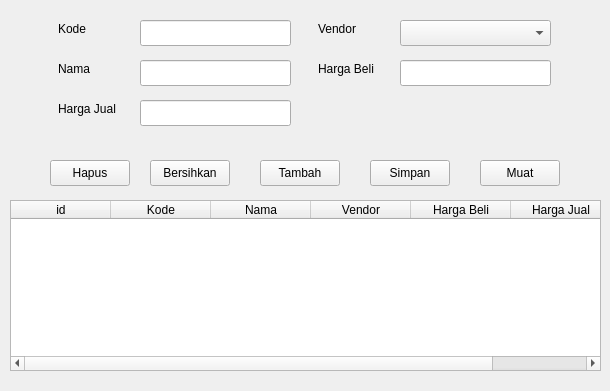
<?xml version="1.0" encoding="UTF-8"?>
<ui version="4.0">
 <class>Form</class>
 <widget class="QWidget" name="Form">
  <property name="geometry">
   <rect>
    <x>0</x>
    <y>0</y>
    <width>610</width>
    <height>391</height>
   </rect>
  </property>
  <property name="windowTitle">
   <string>Form</string>
  </property>
  <widget class="QPushButton" name="pushButtonLoad">
   <property name="geometry">
    <rect>
     <x>480</x>
     <y>160</y>
     <width>80</width>
     <height>26</height>
    </rect>
   </property>
   <property name="text">
    <string>Muat</string>
   </property>
  </widget>
  <widget class="QPushButton" name="pushButtonClear">
   <property name="geometry">
    <rect>
     <x>150</x>
     <y>160</y>
     <width>80</width>
     <height>26</height>
    </rect>
   </property>
   <property name="text">
    <string>Bersihkan</string>
   </property>
  </widget>
  <widget class="QPushButton" name="pushButtonAdd">
   <property name="geometry">
    <rect>
     <x>260</x>
     <y>160</y>
     <width>80</width>
     <height>26</height>
    </rect>
   </property>
   <property name="text">
    <string>Tambah</string>
   </property>
  </widget>
  <widget class="QPushButton" name="pushButtonDelete">
   <property name="geometry">
    <rect>
     <x>50</x>
     <y>160</y>
     <width>80</width>
     <height>26</height>
    </rect>
   </property>
   <property name="text">
    <string>Hapus</string>
   </property>
  </widget>
  <widget class="QPushButton" name="pushButtonSave">
   <property name="geometry">
    <rect>
     <x>370</x>
     <y>160</y>
     <width>80</width>
     <height>26</height>
    </rect>
   </property>
   <property name="text">
    <string>Simpan</string>
   </property>
  </widget>
  <widget class="QTableWidget" name="tableWidget">
   <property name="geometry">
    <rect>
     <x>10</x>
     <y>200</y>
     <width>591</width>
     <height>171</height>
    </rect>
   </property>
   <column>
    <property name="text">
     <string>id</string>
    </property>
   </column>
   <column>
    <property name="text">
     <string>Kode</string>
    </property>
   </column>
   <column>
    <property name="text">
     <string>Nama</string>
    </property>
   </column>
   <column>
    <property name="text">
     <string>Vendor</string>
    </property>
   </column>
   <column>
    <property name="text">
     <string>Harga Beli</string>
    </property>
   </column>
   <column>
    <property name="text">
     <string>Harga Jual</string>
    </property>
   </column>
  </widget>
  <widget class="QLabel" name="label">
   <property name="geometry">
    <rect>
     <x>58</x>
     <y>20</y>
     <width>71</width>
     <height>18</height>
    </rect>
   </property>
   <property name="text">
    <string>Kode</string>
   </property>
  </widget>
  <widget class="QLabel" name="label_2">
   <property name="geometry">
    <rect>
     <x>58</x>
     <y>60</y>
     <width>71</width>
     <height>18</height>
    </rect>
   </property>
   <property name="text">
    <string>Nama</string>
   </property>
  </widget>
  <widget class="QLabel" name="label_3">
   <property name="geometry">
    <rect>
     <x>318</x>
     <y>20</y>
     <width>71</width>
     <height>18</height>
    </rect>
   </property>
   <property name="text">
    <string>Vendor</string>
   </property>
  </widget>
  <widget class="QLineEdit" name="lineEditKode">
   <property name="geometry">
    <rect>
     <x>140</x>
     <y>20</y>
     <width>151</width>
     <height>26</height>
    </rect>
   </property>
  </widget>
  <widget class="QLineEdit" name="lineEditNamaBarang">
   <property name="geometry">
    <rect>
     <x>140</x>
     <y>60</y>
     <width>151</width>
     <height>26</height>
    </rect>
   </property>
  </widget>
  <widget class="QLabel" name="label_4">
   <property name="geometry">
    <rect>
     <x>318</x>
     <y>60</y>
     <width>71</width>
     <height>18</height>
    </rect>
   </property>
   <property name="text">
    <string>Harga Beli</string>
   </property>
  </widget>
  <widget class="QLineEdit" name="lineEditHargaBeli">
   <property name="geometry">
    <rect>
     <x>400</x>
     <y>60</y>
     <width>151</width>
     <height>26</height>
    </rect>
   </property>
  </widget>
  <widget class="QLabel" name="label_5">
   <property name="geometry">
    <rect>
     <x>58</x>
     <y>100</y>
     <width>71</width>
     <height>18</height>
    </rect>
   </property>
   <property name="text">
    <string>Harga Jual</string>
   </property>
  </widget>
  <widget class="QLineEdit" name="lineEditHargaJual">
   <property name="geometry">
    <rect>
     <x>140</x>
     <y>100</y>
     <width>151</width>
     <height>26</height>
    </rect>
   </property>
  </widget>
  <widget class="QComboBox" name="comboBoxVendor">
   <property name="geometry">
    <rect>
     <x>400</x>
     <y>20</y>
     <width>151</width>
     <height>26</height>
    </rect>
   </property>
  </widget>
 </widget>
 <resources/>
 <connections/>
</ui>
